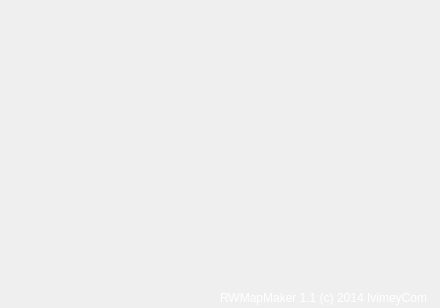
<?xml version="1.0" encoding="UTF-8"?>
<ui version="4.0">
 <class>SplashScreen</class>
 <widget class="QDialog" name="SplashScreen">
  <property name="windowModality">
   <enum>Qt::ApplicationModal</enum>
  </property>
  <property name="geometry">
   <rect>
    <x>0</x>
    <y>0</y>
    <width>440</width>
    <height>308</height>
   </rect>
  </property>
  <property name="minimumSize">
   <size>
    <width>440</width>
    <height>308</height>
   </size>
  </property>
  <property name="maximumSize">
   <size>
    <width>440</width>
    <height>308</height>
   </size>
  </property>
  <property name="focusPolicy">
   <enum>Qt::ClickFocus</enum>
  </property>
  <property name="windowTitle">
   <string>RWMapMaker</string>
  </property>
  <property name="windowOpacity">
   <double>1.000000000000000</double>
  </property>
  <property name="autoFillBackground">
   <bool>false</bool>
  </property>
  <property name="styleSheet">
   <string notr="true">border-radius: 20px;</string>
  </property>
  <property name="modal">
   <bool>true</bool>
  </property>
  <widget class="QLabel" name="programVersion">
   <property name="geometry">
    <rect>
     <x>0</x>
     <y>290</y>
     <width>440</width>
     <height>16</height>
    </rect>
   </property>
   <property name="styleSheet">
    <string notr="true">color: white;</string>
   </property>
   <property name="frameShape">
    <enum>QFrame::NoFrame</enum>
   </property>
   <property name="text">
    <string>RWMapMaker 1.1 (c) 2014 IvimeyCom</string>
   </property>
   <property name="alignment">
    <set>Qt::AlignRight|Qt::AlignTrailing|Qt::AlignVCenter</set>
   </property>
   <property name="margin">
    <number>0</number>
   </property>
   <property name="indent">
    <number>13</number>
   </property>
  </widget>
  <widget class="QLabel" name="label">
   <property name="geometry">
    <rect>
     <x>0</x>
     <y>0</y>
     <width>440</width>
     <height>308</height>
    </rect>
   </property>
   <property name="text">
    <string/>
   </property>
   <property name="pixmap">
    <pixmap>Resources/MapMakerSplash.png</pixmap>
   </property>
  </widget>
  <zorder>label</zorder>
  <zorder>programVersion</zorder>
 </widget>
 <layoutdefault spacing="6" margin="11"/>
 <resources/>
 <connections/>
 <designerdata>
  <property name="gridDeltaX">
   <number>4</number>
  </property>
  <property name="gridDeltaY">
   <number>4</number>
  </property>
  <property name="gridSnapX">
   <bool>true</bool>
  </property>
  <property name="gridSnapY">
   <bool>true</bool>
  </property>
  <property name="gridVisible">
   <bool>true</bool>
  </property>
 </designerdata>
</ui>
